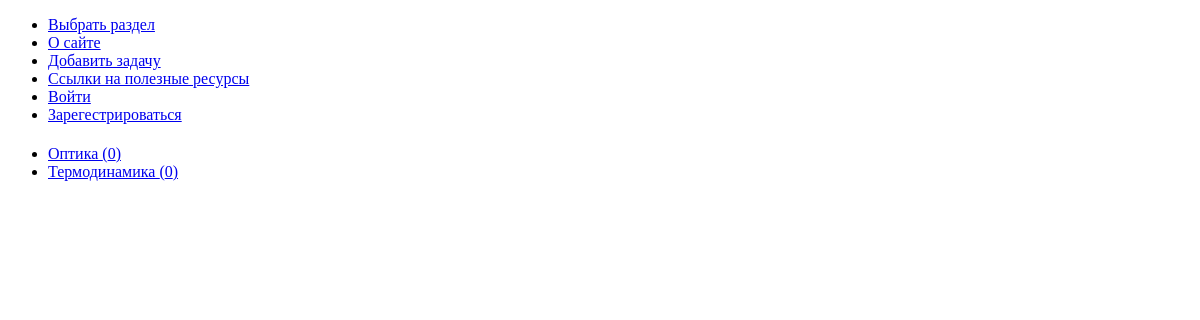
/, run on an earlier commit of the app's database.
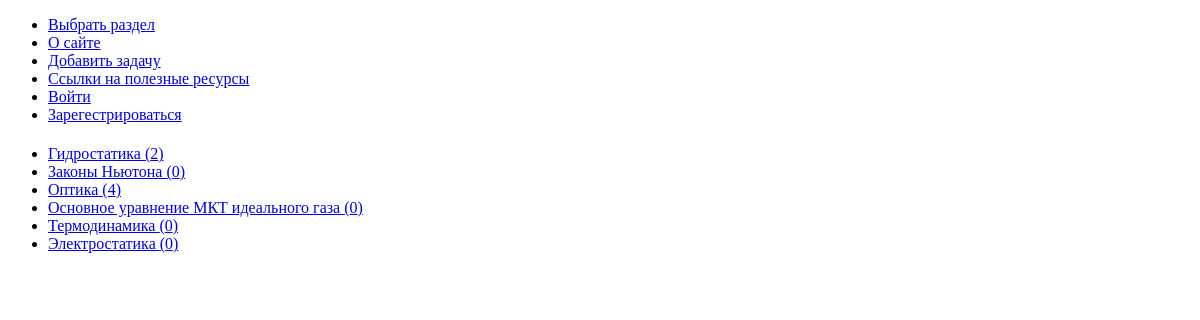
And on a later commit of the database.
### mainapp/models.py (models this page shows)
class Category(models.Model):
    name = models.CharField(max_length=100, db_index=True, verbose_name="Название раздела")
    slug = models.SlugField(unique=True, db_index=True)
    def __str__(self):
        return str(self.name)
    def get_absolute_url(self):
        return reverse('category', kwargs={'category_slug': self.slug})
    def get_num_task_by_cat(self):
        return len(Task.objects.filter(category_id=self.id))
    class Meta:
        verbose_name_plural = "Categories"
        ordering = ['name']

### mainapp/views.py (the view)
# urls.py: path('', index, name='home'),
def index(request):
    categories = Category.objects.all()
    context = {
        'title': 'PhoForum',
        'categories': categories
    }
    return render(request, 'mainapp/homepage.html', context=context)

### mainapp/templates/mainapp/homepage.html (shortened to what this page needs)
{% extends 'mainapp/base.html' %}
{% block content %}
    <ul>
    {% for category in categories %}
        <li><a href="{{ category.get_absolute_url  }}">{{ category }} ({{ category.get_num_task_by_cat }})</a></li>
    {%endfor%}
    </ul>
{% endblock content %}

### mainapp/templates/mainapp/base.html (shortened to what this page needs)
{% load static %}
<!DOCTYPE html>
<html lang="en">
<head>
    <link type="text/css" href="{% static 'mainapp/css/styles.css' %}" rel="stylesheet"/>
</head>
<body>
{% block mainmenu %}
<ul>
    <li><a href={% url 'home' %}>Выбрать раздел</a></li>
    <li><a href={% url 'info' %}>О сайте</a></li>
    <li><a href={% url 'addtask' %}>Добавить задачу</a></li>
    <li><a href={% url 'recources' %}>Ссылки на полезные ресурсы</a></li>
    <li><a href={% url 'login' %}>Войти</a></li>
    <li><a href={% url 'regin' %}>Зарегестрироваться</a></li>
</ul>
{% endblock mainmenu %}
{% block content %}
{% endblock content %}
</body>
</html>

What changed in the data, as far as the page shows it:
added Category: name "Гидростатика", get_num_task_by_cat "2"
added Category: name "Законы Ньютона", get_num_task_by_cat "0"
changed Category "Оптика": get_num_task_by_cat "0" → "4"
added Category: name "Основное уравнение МКТ идеального газа", get_num_task_by_cat "0"
added Category: name "Электростатика", get_num_task_by_cat "0"
